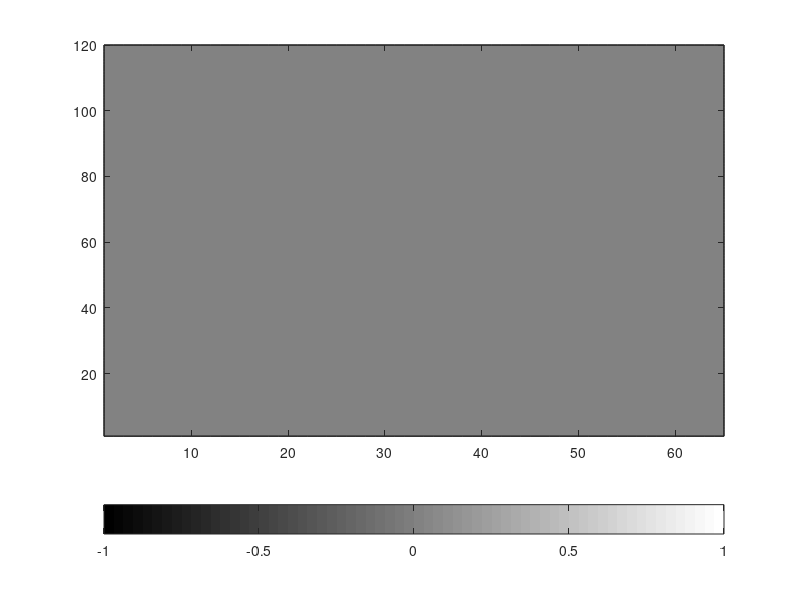
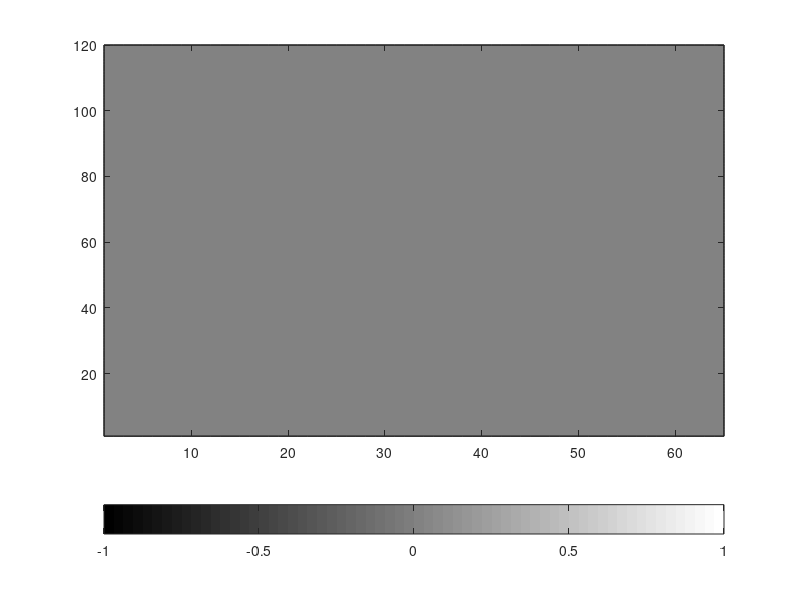
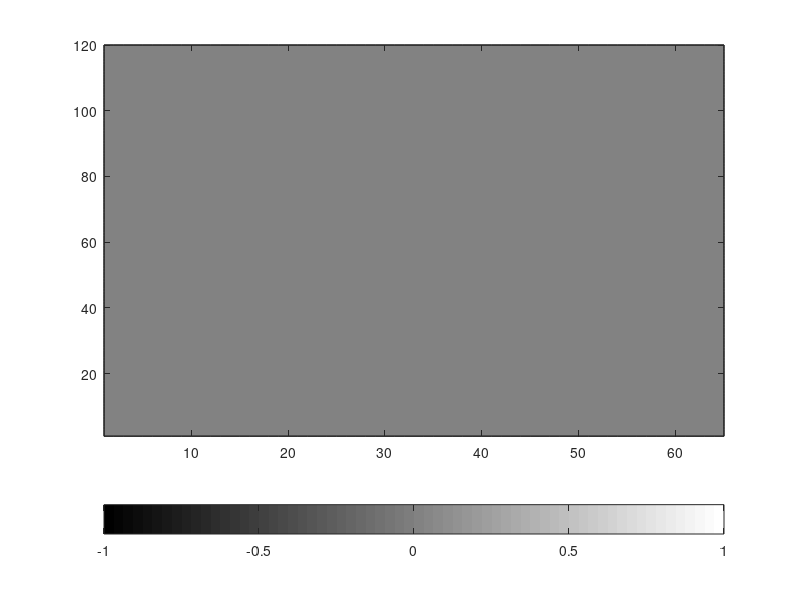
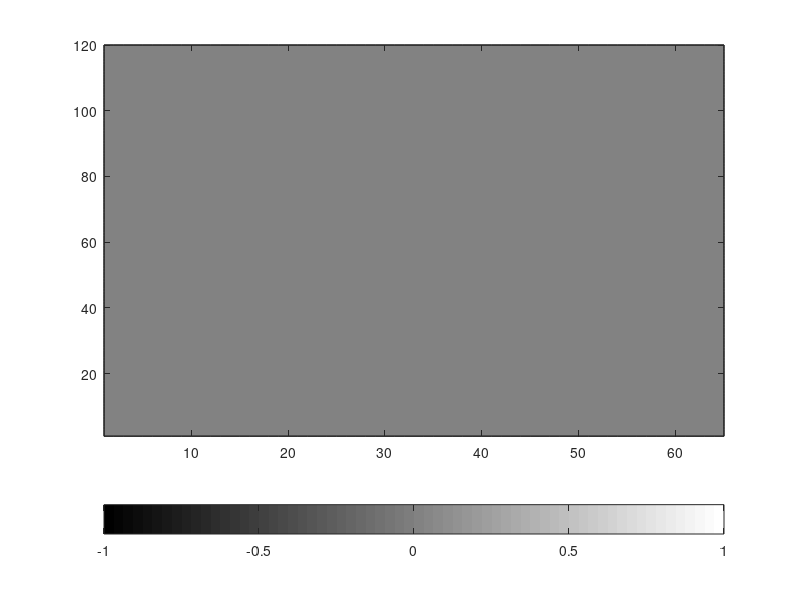

These figures' MATLAB source, in order:
function [A S Y]=diffusion_reactionII_stud() 
%reproduces fig 9 from Koch&Meinhard, Rev of Mod Phys, oct 1994
%pattern is stable after 2500 time steps (press enter 10 times)

%set diffusion/depletion/production rates----------------------------------
Da=0.015;
Ds=0.03;
rhoa=0.025;
rhos=0.0025;
rhoy=0.03;
mus=0.00075;
muy=0.003;
sigs=0.00225;
sigy=0.00015;
ka=0.1;
ks=20;
ky=22;
%--------------------------------------------------------------------------

%define grid for XYT domains-----------------------------------------------
Lx=120;
Ly=65;
Lt=0.25e+4;
%for u1
A=zeros(Lx,Ly,Lt);
S=3*ones(Lx,Ly,Lt);
Y=zeros(Lx,Ly,Lt);
%--------------------------------------------------------------------------

%set initial conditions IC-------------------------------------------------
%uncommend the next three commended lines to add noise
A(:,:,1)=0.01*rand(Lx,Ly);
F=round(12*rand);
for f=1:1:F
    A(ceil(Lx*rand),ceil(Ly*rand),1)=5;
end
S(:,:,1)=S(:,:,1)+0.01*rand(Lx,Ly);
Y(:,:,1)=0.01*rand(Lx,Ly);

for k=2:1:Lt-1 %(we don't touch the ICs and Lt is calculated in the loop anyway)
    for j=1:1:Ly
        

        
        
        
        
        
        
        
        
        
        
        
        
        
        
    end
    
    %plot every 250th time step
    if k-250*round(k/250)==0
        
        figure      
        contourf(Y(:,:,k));
        colormap(gray)
        colorbar('location','southoutside')
        fprintf('press ENTER to continue\n')
        pause
        close all
        fprintf('running....\n')
    end
end


%plot final state
        figure      
        contourf(Y(:,:,k));
        colormap(gray)
        colorbar('location','southoutside')















